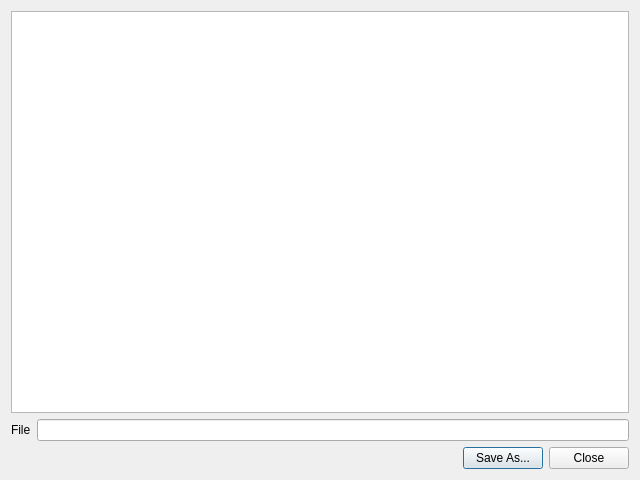
<?xml version="1.0" encoding="UTF-8"?>
<ui version="4.0">
 <class>CheckoutDataDialogClass</class>
 <widget class="QDialog" name="CheckoutDataDialogClass">
  <property name="windowModality">
   <enum>Qt::WindowModal</enum>
  </property>
  <property name="geometry">
   <rect>
    <x>0</x>
    <y>0</y>
    <width>640</width>
    <height>480</height>
   </rect>
  </property>
  <property name="windowTitle">
   <string>Qr49: Checkout Data</string>
  </property>
  <property name="windowIcon">
   <iconset resource="qr49.qrc">
    <normaloff>:/icons/icons/toxic.png</normaloff>:/icons/icons/toxic.png</iconset>
  </property>
  <layout class="QVBoxLayout" name="verticalLayout">
   <item>
    <widget class="QPlainTextEdit" name="plainTextEdit_CheckoutData">
     <property name="font">
      <font>
       <family>Liberation Mono</family>
       <pointsize>10</pointsize>
      </font>
     </property>
     <property name="lineWrapMode">
      <enum>QPlainTextEdit::NoWrap</enum>
     </property>
     <property name="readOnly">
      <bool>true</bool>
     </property>
    </widget>
   </item>
   <item>
    <layout class="QHBoxLayout" name="horizontalLayout_2">
     <item>
      <widget class="QLabel" name="label">
       <property name="text">
        <string>File</string>
       </property>
      </widget>
     </item>
     <item>
      <widget class="QLineEdit" name="lineEdit_file">
       <property name="readOnly">
        <bool>true</bool>
       </property>
      </widget>
     </item>
    </layout>
   </item>
   <item>
    <layout class="QHBoxLayout" name="horizontalLayout">
     <item>
      <spacer name="horizontalSpacer">
       <property name="orientation">
        <enum>Qt::Horizontal</enum>
       </property>
       <property name="sizeHint" stdset="0">
        <size>
         <width>40</width>
         <height>20</height>
        </size>
       </property>
      </spacer>
     </item>
     <item>
      <widget class="QPushButton" name="pushButton_SaveAs">
       <property name="text">
        <string>Save As...</string>
       </property>
      </widget>
     </item>
     <item>
      <widget class="QPushButton" name="pushButton_Close">
       <property name="text">
        <string>Close</string>
       </property>
      </widget>
     </item>
    </layout>
   </item>
  </layout>
 </widget>
 <layoutdefault spacing="6" margin="11"/>
 <tabstops>
  <tabstop>pushButton_Close</tabstop>
  <tabstop>pushButton_SaveAs</tabstop>
  <tabstop>plainTextEdit_CheckoutData</tabstop>
 </tabstops>
 <resources>
  <include location="qr49.qrc"/>
 </resources>
 <connections>
  <connection>
   <sender>pushButton_Close</sender>
   <signal>clicked()</signal>
   <receiver>CheckoutDataDialogClass</receiver>
   <slot>hide()</slot>
   <hints>
    <hint type="sourcelabel">
     <x>587</x>
     <y>456</y>
    </hint>
    <hint type="destinationlabel">
     <x>319</x>
     <y>239</y>
    </hint>
   </hints>
  </connection>
 </connections>
</ui>
